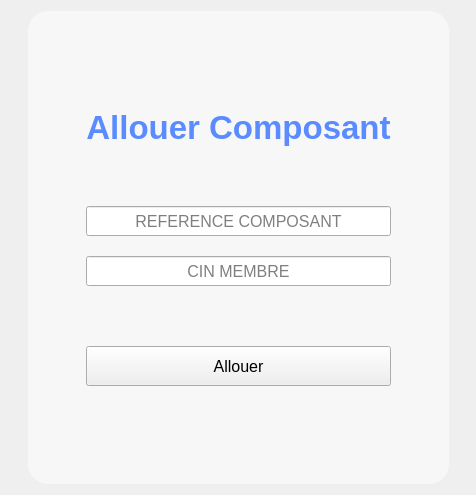
         <widget class="QWidget" name="PageAllouerComposant">
          <property name="styleSheet">
           <string notr="true">#FormAllouerComposant{
background:rgba(255,255,255,0.5);
border-radius:20px;
}</string>
          </property>
          <layout class="QHBoxLayout" name="horizontalLayout_19">
           <item>
            <spacer name="horizontalSpacer_33">
             <property name="orientation">
              <enum>Qt::Orientation::Horizontal</enum>
             </property>
             <property name="sizeHint" stdset="0">
              <size>
               <width>17</width>
               <height>20</height>
              </size>
             </property>
            </spacer>
           </item>
           <item>
            <widget class="QWidget" name="FormAllouerComposant" native="true">
             <property name="styleSheet">
              <string notr="true">#FormAjoutMember{
background:rgba(255,255,255,0.5);
border-radius:20px;
}</string>
             </property>
             <layout class="QHBoxLayout" name="horizontalLayout_18">
              <item>
               <spacer name="horizontalSpacer_30">
                <property name="orientation">
                 <enum>Qt::Orientation::Horizontal</enum>
                </property>
                <property name="sizeHint" stdset="0">
                 <size>
                  <width>40</width>
                  <height>20</height>
                 </size>
                </property>
               </spacer>
              </item>
              <item>
               <widget class="QWidget" name="AJM_8" native="true">
                <property name="styleSheet">
                 <string notr="true"/>
                </property>
                <layout class="QVBoxLayout" name="verticalLayout_13">
                 <property name="spacing">
                  <number>20</number>
                 </property>
                 <item>
                  <spacer name="verticalSpacer_54">
                   <property name="orientation">
                    <enum>Qt::Orientation::Vertical</enum>
                   </property>
                   <property name="sizeHint" stdset="0">
                    <size>
                     <width>20</width>
                     <height>40</height>
                    </size>
                   </property>
                  </spacer>
                 </item>
                 <item>
                  <spacer name="verticalSpacer_55">
                   <property name="orientation">
                    <enum>Qt::Orientation::Vertical</enum>
                   </property>
                   <property name="sizeHint" stdset="0">
                    <size>
                     <width>20</width>
                     <height>40</height>
                    </size>
                   </property>
                  </spacer>
                 </item>
                 <item>
                  <widget class="QLabel" name="label_8">
                   <property name="maximumSize">
                    <size>
                     <width>16777215</width>
                     <height>44</height>
                    </size>
                   </property>
                   <property name="font">
                    <font>
                     <pointsize>25</pointsize>
                     <bold>true</bold>
                    </font>
                   </property>
                   <property name="styleSheet">
                    <string notr="true">color:rgb(90,140,255);</string>
                   </property>
                   <property name="frameShadow">
                    <enum>QFrame::Shadow::Plain</enum>
                   </property>
                   <property name="text">
                    <string>Allouer Composant</string>
                   </property>
                   <property name="scaledContents">
                    <bool>true</bool>
                   </property>
                   <property name="alignment">
                    <set>Qt::AlignmentFlag::AlignCenter</set>
                   </property>
                  </widget>
                 </item>
                 <item>
                  <spacer name="verticalSpacer_56">
                   <property name="orientation">
                    <enum>Qt::Orientation::Vertical</enum>
                   </property>
                   <property name="sizeHint" stdset="0">
                    <size>
                     <width>20</width>
                     <height>40</height>
                    </size>
                   </property>
                  </spacer>
                 </item>
                 <item>
                  <widget class="QLineEdit" name="ALCrefer">
                   <property name="minimumSize">
                    <size>
                     <width>0</width>
                     <height>30</height>
                    </size>
                   </property>
                   <property name="font">
                    <font>
                     <pointsize>12</pointsize>
                    </font>
                   </property>
                   <property name="alignment">
                    <set>Qt::AlignmentFlag::AlignCenter</set>
                   </property>
                   <property name="placeholderText">
                    <string>REFERENCE COMPOSANT</string>
                   </property>
                  </widget>
                 </item>
                 <item>
                  <widget class="QLineEdit" name="ALCcin">
                   <property name="minimumSize">
                    <size>
                     <width>0</width>
                     <height>30</height>
                    </size>
                   </property>
                   <property name="font">
                    <font>
                     <pointsize>12</pointsize>
                    </font>
                   </property>
                   <property name="alignment">
                    <set>Qt::AlignmentFlag::AlignCenter</set>
                   </property>
                   <property name="placeholderText">
                    <string>CIN MEMBRE</string>
                   </property>
                  </widget>
                 </item>
                 <item>
                  <spacer name="verticalSpacer_57">
                   <property name="orientation">
                    <enum>Qt::Orientation::Vertical</enum>
                   </property>
                   <property name="sizeHint" stdset="0">
                    <size>
                     <width>20</width>
                     <height>40</height>
                    </size>
                   </property>
                  </spacer>
                 </item>
                 <item>
                  <widget class="QPushButton" name="ALCallouer">
                   <property name="minimumSize">
                    <size>
                     <width>150</width>
                     <height>40</height>
                    </size>
                   </property>
                   <property name="font">
                    <font>
                     <pointsize>12</pointsize>
                    </font>
                   </property>
                   <property name="cursor">
                    <cursorShape>PointingHandCursor</cursorShape>
                   </property>
                   <property name="styleSheet">
                    <string notr="true"/>
                   </property>
                   <property name="text">
                    <string>Allouer</string>
                   </property>
                   <property name="shortcut">
                    <string>Return</string>
                   </property>
                   <property name="checkable">
                    <bool>false</bool>
                   </property>
                  </widget>
                 </item>
                 <item>
                  <spacer name="verticalSpacer_58">
                   <property name="orientation">
                    <enum>Qt::Orientation::Vertical</enum>
                   </property>
                   <property name="sizeHint" stdset="0">
                    <size>
                     <width>20</width>
                     <height>40</height>
                    </size>
                   </property>
                  </spacer>
                 </item>
                 <item>
                  <spacer name="verticalSpacer_59">
                   <property name="orientation">
                    <enum>Qt::Orientation::Vertical</enum>
                   </property>
                   <property name="sizeHint" stdset="0">
                    <size>
                     <width>20</width>
                     <height>40</height>
                    </size>
                   </property>
                  </spacer>
                 </item>
                </layout>
               </widget>
              </item>
              <item>
               <spacer name="horizontalSpacer_31">
                <property name="orientation">
                 <enum>Qt::Orientation::Horizontal</enum>
                </property>
                <property name="sizeHint" stdset="0">
                 <size>
                  <width>40</width>
                  <height>20</height>
                 </size>
                </property>
               </spacer>
              </item>
             </layout>
            </widget>
           </item>
           <item>
            <spacer name="horizontalSpacer_32">
             <property name="orientation">
              <enum>Qt::Orientation::Horizontal</enum>
             </property>
             <property name="sizeHint" stdset="0">
              <size>
               <width>16</width>
               <height>20</height>
              </size>
             </property>
            </spacer>
           </item>
          </layout>
         </widget>
